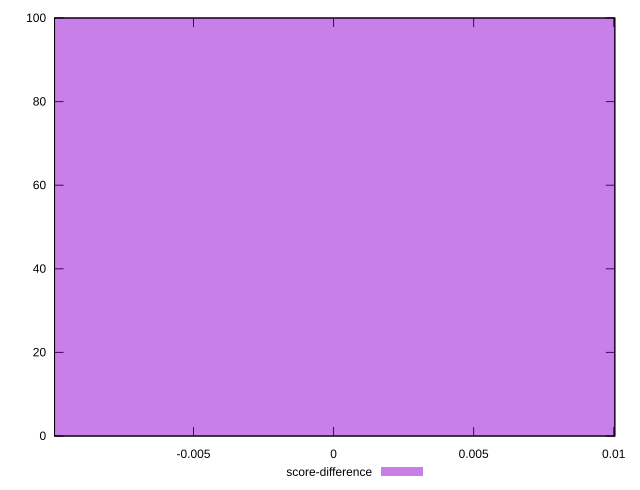

Write the gnuplot code that produced this figure.
reset

$scoreDifference <<EOF
0 100
EOF

set key outside below
set boxwidth 0.1
set xrange [-0.00995985993481884:0.01004014006518116]
set yrange [0:100]
set trange [0:100]
set style fill transparent solid 0.5 noborder
set terminal svg size 640, 490 enhanced background rgb 'white'
set output "reprap/uses-long-cache-ttl/samples/pages+cached+noexternal+nofonts/score-difference/histogram.svg"

plot $scoreDifference title "score-difference" with boxes

reset
